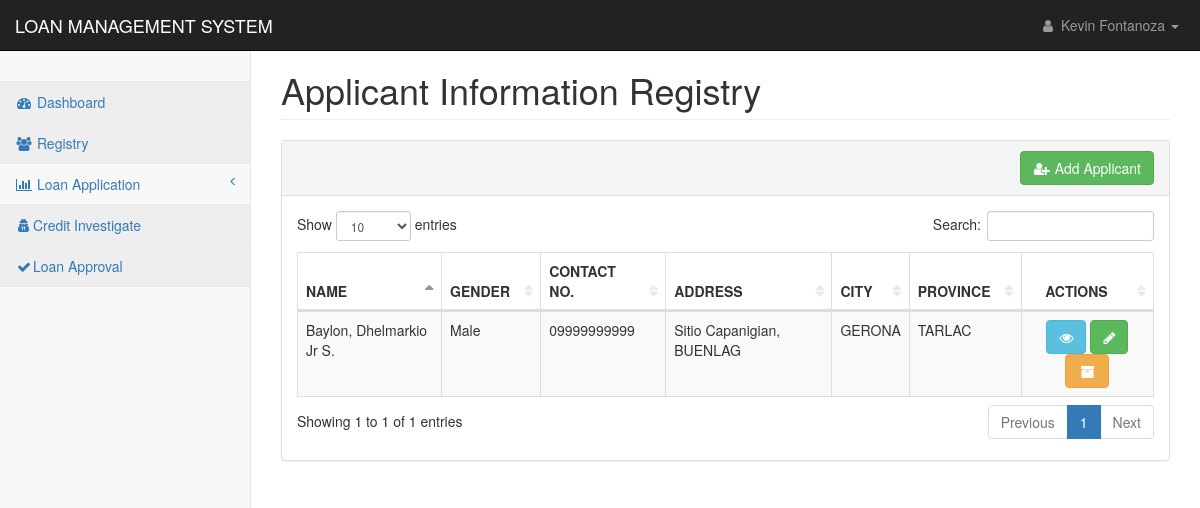
The page /pages/registry_applicant.php (signed in) on the database as committed earlier.
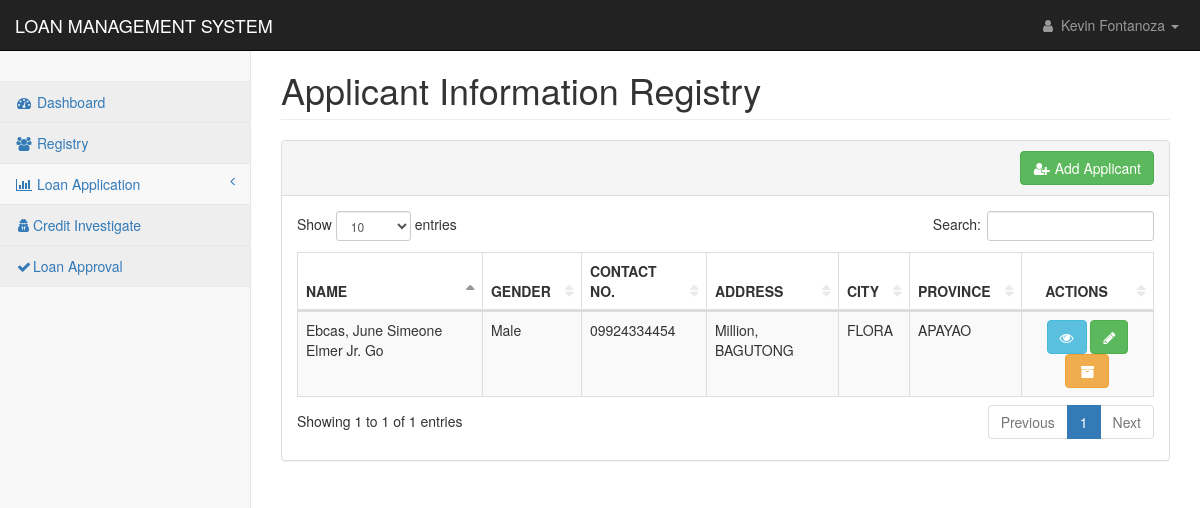
The same page on the database as committed later.
### tables this page shows
CREATE TABLE `applicants_personal` (
  `applicant_id` int(11) NOT NULL,
  `applicant_code` text NOT NULL,
  `firstname` text NOT NULL,
  `middlename` text NOT NULL,
  `lastname` text NOT NULL,
  `suffix` text NOT NULL,
  `nickname` text NOT NULL,
  `age` text NOT NULL,
  `gender` text NOT NULL,
  `contact1` text NOT NULL,
  `mstatus` text NOT NULL,
  `dob1` date NOT NULL,
  `pob1` text NOT NULL,
  `block1` text NOT NULL,
  `street1` text NOT NULL,
  `phase1` text NOT NULL,
  `brgy1` text NOT NULL,
  `city1` text NOT NULL,
  `province1` text NOT NULL,
  `map_url` text NOT NULL,
  `residence1` text NOT NULL,
  `lwith1` text NOT NULL,
  `block2` text NOT NULL,
  `street2` text NOT NULL,
  `phase2` text NOT NULL,
  `brgy2` text NOT NULL,
  `city2` text NOT NULL,
  `province2` text NOT NULL,
  `residence2` text NOT NULL,
  `lwith2` text NOT NULL,
  `mothername` text NOT NULL,
  `mothercon` text NOT NULL,
  `fathername` text NOT NULL,
  `fathercon` text NOT NULL,
  `file` text NOT NULL,
  `date_encoded` date NOT NULL
);

### config/conn.php (called while the page is built, shortened)
<?php
class DatabaseConnection
{
    public function connect()
    {
        $conn = new mysqli(DB_HOST,DB_USER,DB_PASSWORD,DB_DATABASE);
        return $this->conn = $conn;
    }
}
?>

### controller/reg_app.php (called while the page is built, shortened)
<?php
require_once('../config/conn.php');
class Registry extends DatabaseConnection {
    function display($table){
        $sql = "SELECT * FROM $table";
        $result = mysqli_query($this->connect(), $sql);
        return $result;
    }
    }
?>

### pages/registry_applicant.php (the view, shortened to what the changed rows need)
<?php
include('../config/conn.php');
include('../controller/reg_app.php');
if($_SESSION['user_id']){
?>
<!DOCTYPE html>
<html lang="en">
<head>
    <link href="../css/bootstrap.min.css" rel="stylesheet">
    <link href="../css/metisMenu.min.css" rel="stylesheet">
    <link href="../css/dataTables/dataTables.bootstrap.css" rel="stylesheet">
    <link href="../css/dataTables/dataTables.responsive.css" rel="stylesheet">
    <link href="../css/startmin.css" rel="stylesheet">
    <link href="../css/font-awesome.min.css" rel="stylesheet" type="text/css">
</head>
<body>
    <div id="wrapper">
        <div id="page-wrapper">
            <div class="container-fluid">
                <div class="row">
                    <div class="col-lg-12">
                        <h1 class="page-header">Applicant Information Registry</h1>
                    </div>
                </div>
                <div class="row">
                    <div class="col-lg-12">
                        <div class="panel panel-default">
                            <div class="panel-body">
                                <div class="table-responsive">
                                    <table class="table table-striped table-bordered table-hover"
                                        id="dataTables-example">
                                        <thead>
                                            <tr>
                                                <th>NAME</th>
                                                <th>GENDER</th>
                                                <th>CONTACT NO.</th>
                                                <th>ADDRESS</th>
                                                <th>CITY</th>
                                                <th>PROVINCE</th>
                                                <th class="text-center">ACTIONS</th>
                                            </tr>
                                        </thead>
                                        <tbody>
                                            <?php
                                                $applicant = new Registry();
                                                $result = $applicant->display("applicants_personal");
                                                foreach($result as $display){
                                            ?>
                                            <tr class="even gradeC">
                                                <td><?php echo $display['lastname'].', '.$display['firstname'].' '.$display['suffix'].' '.$display['middlename'];?>
                                                </td>
                                                <td><?php echo $display['gender'];?></td>
                                                <td><?php echo $display['contact1'];?></td>
                                                <td><?php echo $display['street1'].', '.$display['brgy1'];?></td>
                                                <td><?php echo $display['city1'];?></td>
                                                <td><?php echo $display['province1'];?></td>
                                                <td style="text-align:center">
                                                    <div class="tooltip-demo">
                                                        <a
                                                            href="registry_applicant_view.php?id=<?php echo $display['applicant_code'];?>">
                                                            <button type="button" class="btn btn-info"
                                                                data-toggle="tooltip" data-placement="top" title="View">
                                                                <i class="fa fa-eye" aria-hidden="true"></i>
                                                            </button>
                                                        </a>
                                                        <a
                                                            href="registry_applicant_update.php?id=<?php echo $display['applicant_code'];?>">
                                                            <button type="button" class="btn btn-success"
                                                                data-toggle="tooltip" data-placement="top" title="Edit">
                                                                <i class="fa fa-pencil" aria-hidden="true"></i>
                                                            </button>
                                                        </a>
                                                            <button data-target="#modal-<?= $display['applicant_code'] ?>" type="button" class="btn btn-warning"
                                                                data-toggle="modal" data-placement="top" title="Archive">
                                                                <i class="fa fa-fw" aria-hidden="true" title="Copy to use archive">&#xf187</i>
                                                            </button>
                                                </td>
                                            </tr>
                                            <?php
                                                }
                                            ?>
                                        </tbody>
                                    </table>
                                </div>
                            </div>
                        </div>
                    </div>
                </div>
            </div>
        </div>
    </div>
</body>
</html>
<?php
}else{
    header('location: index.php');
}
?>

Rows that differ between the two databases and show on the page:
removed applicants_personal: lastname "Baylon", firstname "Dhelmarkio", suffix "Jr", middlename "S.", gender "Male", contact1 "09999999999", street1 "Sitio Capanigian", brgy1 "BUENLAG", city1 "GERONA", province1 "TARLAC"
added applicants_personal: lastname "Ebcas", firstname "June Simeone Elmer", suffix "Jr.", middlename "Go", gender "Male", contact1 "09924334454", street1 "Million", brgy1 "BAGUTONG", city1 "FLORA", province1 "APAYAO"
